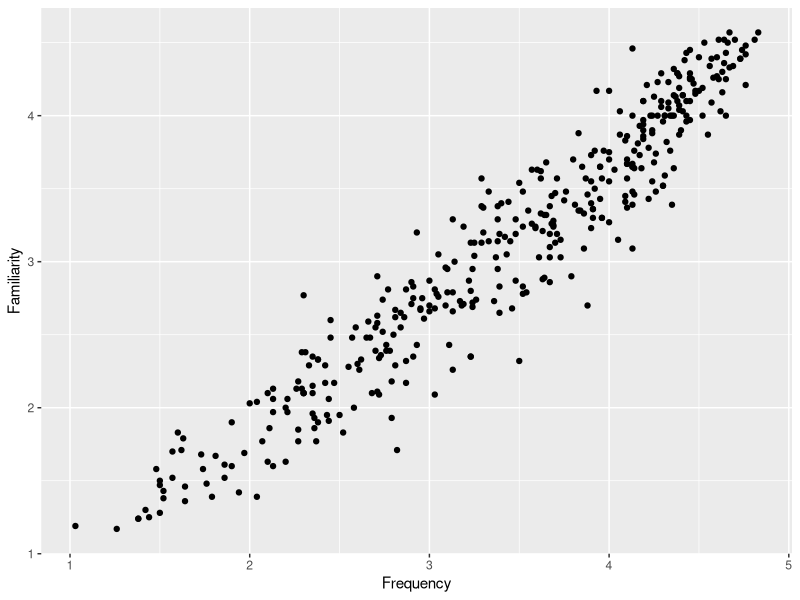
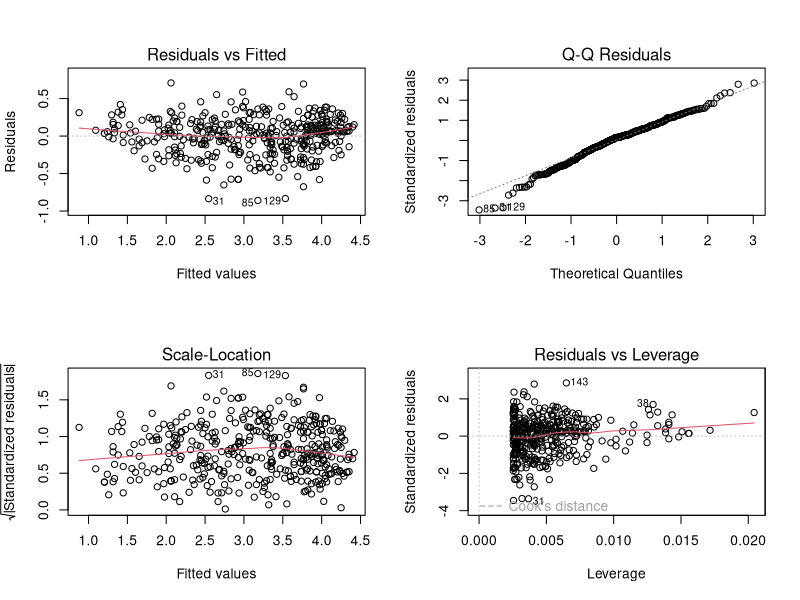
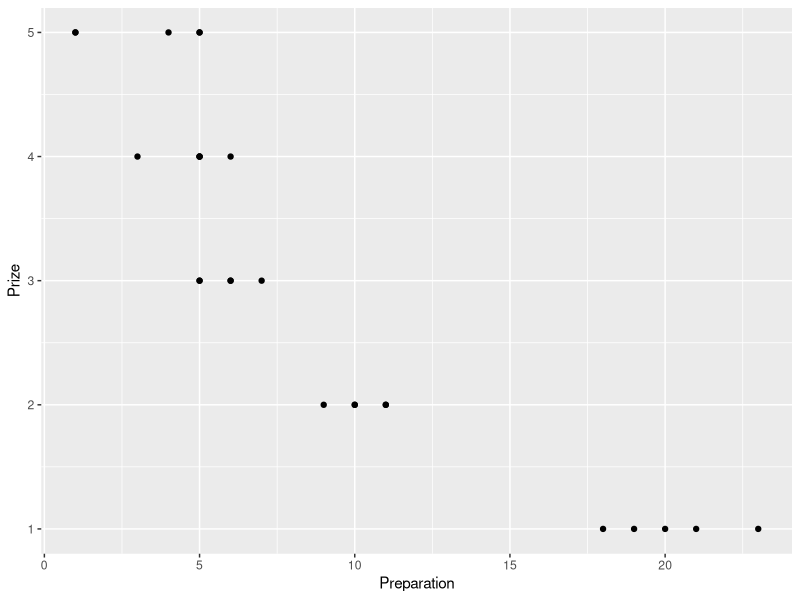
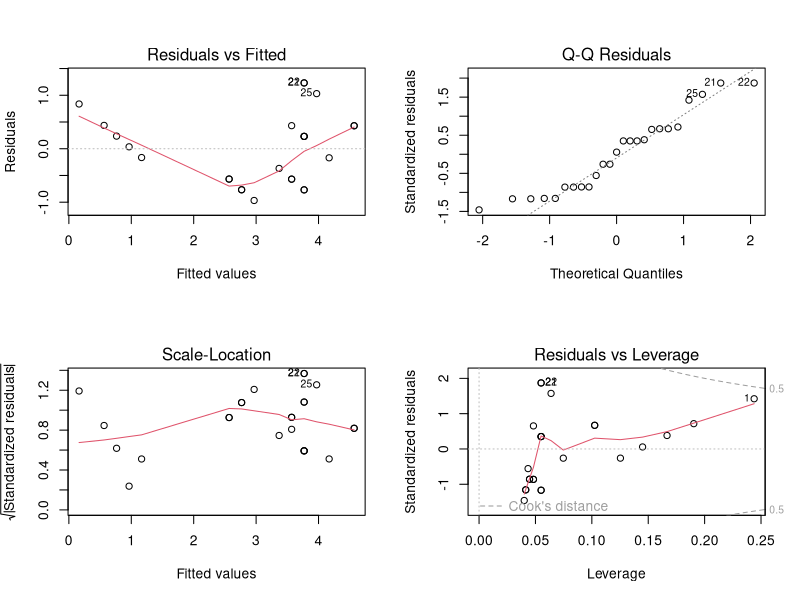
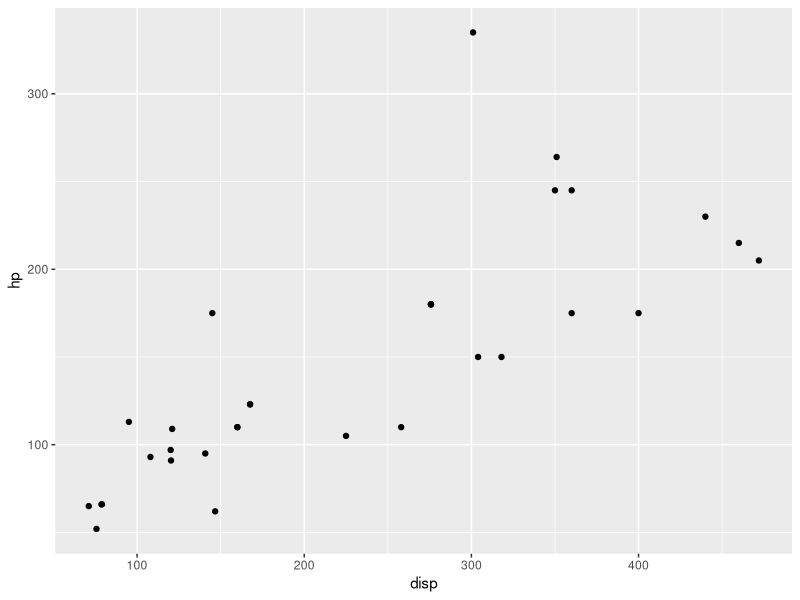
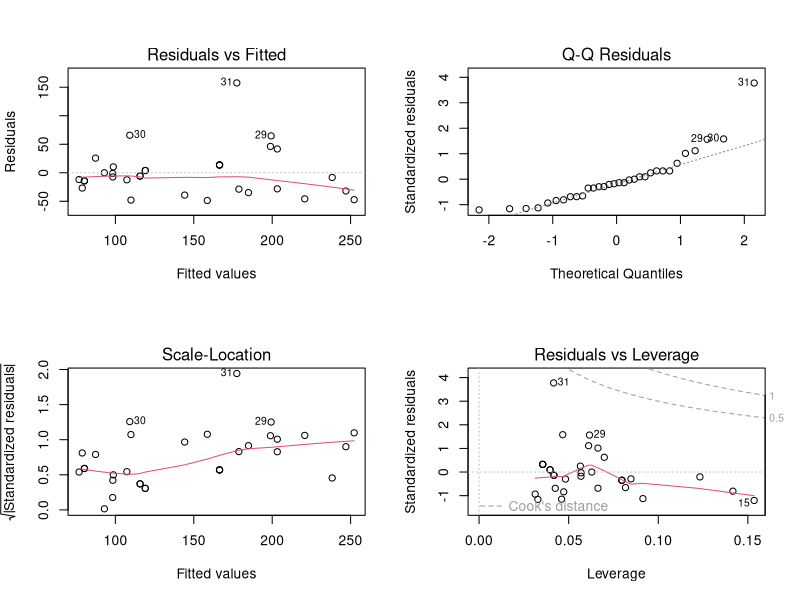
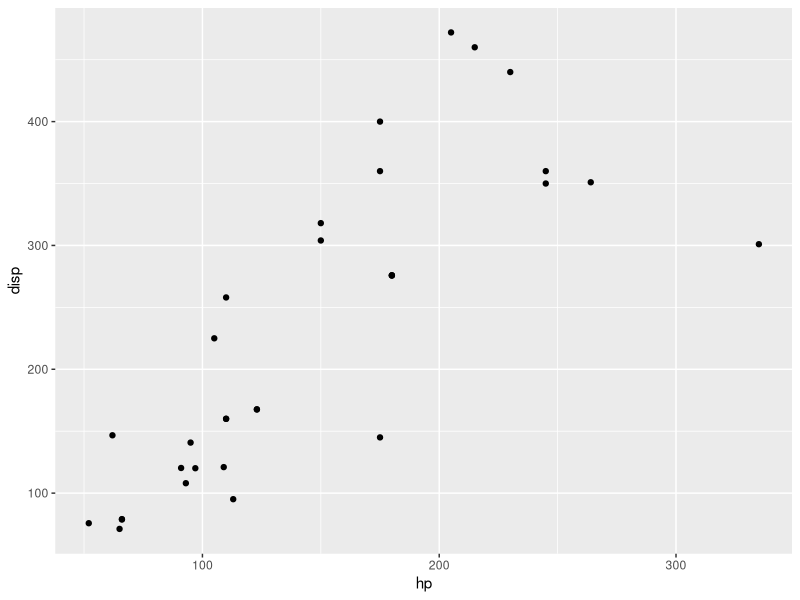
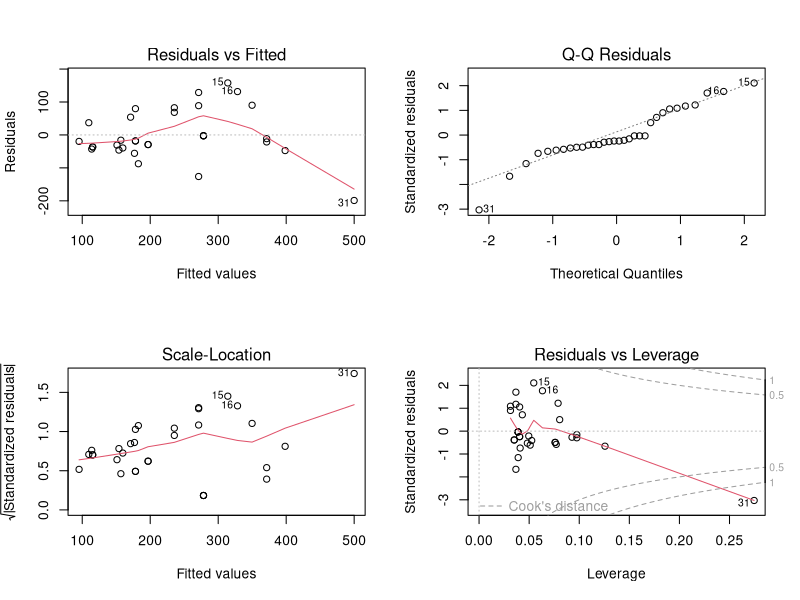

Source code (R) for these figures, in order:
library(ggplot2)
library(car)

setwd("~/Documents/RU/Sem2/Statistics/Week7")


###1 Load in the data from Idiom_use_data.csv. 
#This spreadsheet contains information regarding Dutch idioms--word sequences such as "tegen de lamp lopen", which have both a literal meaning (walk into the lamp) and a figurative one (get caught). 
#Specifically, participants in a study provided ratings for how frequent/common they thought the idioms were, and how familiar they were with the figurative meanings of the idioms. 
#Your job is to graph the data and perform a linear regression on it, predicting familiarity as a function of frequency. 
#What do the results tell you about the relationship between familiarity and frequency ratings? 
#Make sure to check model assumptions and look for high-leverage and highly influential points. 
#Are there any problems with these things?
idiom = read.table("Idiom_use_data.csv", sep="\t", header=TRUE, comment.char="", quote="")
head(idiom)
summary(idiom)

linearModel <- lm(Familiarity ~ Frequency, data = idiom)
summary(linearModel)
#b0 = -0.08 with p = 0.102
#b1 = 0.93 with p < 2e-16
#the F-test has a p < 2.2e-16
#Both the test for b1 and the F-test return a p < 0.05 so we do have some evidence this models is a good fit

#ASSUMPTIONS
ggplot(idiom, aes(Frequency, Familiarity)) + geom_point()
#the data has a linear shape; the linearity assumption is not violated

#the data has ratio/interval variables and does not use cathegories. Therefore the variable assumption is not violated

durbinWatsonTest(linearModel)
#dw-test has a p-value of <0.05 so we can assume that there is significant autocorrelation

par(mfrow = c(2,2))
plot(linearModel)
#the data is alsmost normal distributed. At the start of the line it violated normality and at the end there is a small deviation from the line.
#the homoscedascity assumption gets violated a little bit as there are more data points to the right then to the left
#there are no highly influential points, not datapoints have a Cook's distance of > 1
#the are some high-leverage points, but no outliers as the they do not deviate a lot from the general trend of the data


###2 Load in the data from Science_fair.csv. 
#This spreadsheet contains the results from a competition at a school science fair. 
#Students were awarded first (winner) through fifth places for their science fair projects. 
#Many students can "tie" (be awarded the same place). 
#Again, plot the data and perform a regression predicting students' places as a function of how much time they spent preparing their project. 
#Discuss the results. 
#You should also examine whether this data and model violate any assumptions, and whether there are problematic data points.
science_fair = read.table("Science_fair.csv", sep="\t", header=TRUE, comment.char="", quote="")
head(science_fair)
summary(science_fair)

linearModel2 <- lm(Prize ~ Preparation, data = science_fair)
summary(linearModel2)
#b0 = 4.77 with p = 3.15e-16
#b1 = 0.93 with p = 3.05e-9
#the F-test has a p = 3.055e-09
#the tests for b1,b2 and the F-test return a p < 0.05 so we do have evidence this models is a good fit

#ASSUMPTIONS
ggplot(science_fair, aes(Preparation, Prize)) + geom_point()
#the data does not have a linear shape, there is a big deviation from the trend in the bottom, right corner; the linearity assumption is violated

#the data has a cathegorical variable, Prize. Therefore the variable assumption is violated

durbinWatsonTest(linearModel2)
#dw-test has a p = 0 so we can assume that there is significant autocorrelation

par(mfrow = c(2,2))
plot(linearModel2)
#the data is almost normal distributed. At the start of the line it violated normality and the datapoints do not line up perfectly.
#the homoscedascity assumption gets violated a little bit as there are more data points to the right then to the left
#there are no highly influential points, not datapoints have a Cook's distance of > 1
#the are some high-leverage points and outliers as the they seem to deviate from the general trend of the data











###3 Load in the data from mtcars.csv. 
#This spreadsheet contains various pieces information about different cars, from engine size to fuel efficiency to performance. 
#We are interested in the variables "hp" (horsepower--that is, how powerful a car's engine is) and "disp" (displacement--that is, how large the engine is). 
#Plot these two variables against each other and perform a regression predicting horsepower as a function of displacement. 
#Discuss the results. 
#Also check assumptions. Are any violated? Are there problematic data points?
cars = read.table("mtcars.csv", sep="\t", header=TRUE, comment.char="", quote="")
head(cars)
summary(cars)

linearModel3 <- lm(hp ~ disp, data = cars)
summary(linearModel3)
#b0 = 45.74 with p = 0.00811
#b1 = 0.44 with p = 7.14e-08
#the F-test has a p < 7.143e-08
#the test for b1,b2 and the F-test return a p < 0.05 so we do have evidence this model is a good fit

#ASSUMPTIONS
ggplot(cars, aes(disp, hp)) + geom_point()
#the data has a broad linear shape; the linearity assumption is not violated, as there is not 'curvy' trend

#the data has ratio/interval variables and does not use cathegories. Therefore the variable assumption is not violated

durbinWatsonTest(linearModel3)
#dw-test has a p-value of 0.05 so we can assume that there is no significant autocorrelation

par(mfrow = c(2,2))
plot(linearModel3)
#the data is alsmost normal distributed. At the end there is a deviation from the line.
#the homoscedascity assumption does not get violated
#there are no highly influential points, not datapoints have a Cook's distance of > 1
#the are some high-leverage points, but no outliers as the they do not deviate a lot from the general trend of the data







###4 Using the same data as is 3, now perform a regression predicting displacement as a function of horsepower. 
#How is this model different from the one in 3? How is it the same? 
#What would be the predicted displacement of an engine that outputs 195 horsepower?
linearModel4 <- lm(disp ~ hp, data = cars)
summary(linearModel4)
#b0 = 20.99 with p = 0.525
#b1 = 1.43 with p = 7.14e-08
#the F-test has a p < 7.143e-08
#the test for b2 and the F-test return a p < 0.05 so we do have some evidence this model is a good fit

#ASSUMPTIONS
ggplot(cars, aes(hp, disp)) + geom_point()
#the data has a broad linear shape; the linearity assumption is not violated, as there is not 'curvy' trend

#the data has ratio/interval variables and does not use cathegories. Therefore the variable assumption is not violated

durbinWatsonTest(linearModel4)
#dw-test has a p-value of <0.05 so we can assume that there is significant autocorrelation

par(mfrow = c(2,2))
plot(linearModel4)
#the data is not normal distributed. There is some sort of wave going on
#the homoscedascity assumption gets violated as there are more data points to the left then to the right
#there are is a highly influential point that has a Cook's distance of > 1
#the are some high-leverage points, but no outliers as the they do not deviate a lot from the general trend of the data

x = 195
20.99+1.43*x #299.84







###5 Load in the data from Baseball.csv. 
#This spreadsheet contains various pieces of information about different players from this slow and boring American sport. 
#We are interested in two variables: "homeruns" (how many times they hit the ball beyond the outfield) and "hits" (total number of times hitting the ball). 
#Graph these two variables against each other and then run a regression predicting homeruns as a function of hits. Discuss the results. 
#Then, check assumptions and whether there are problematic data points.
baseball = read.table("Baseball.csv", sep="\t", header=TRUE, comment.char="", quote="")
head(baseball)
summary(baseball)

linearModel5 <- lm(homeruns ~ hits, data = baseball)
summary(linearModel5)
#b0 = -4.6 with p = 0.302
#b1 = 0.1 with p < 2e-16
#the F-test has a p < 2.2e-16
#the test for b2 and the F-test return a p < 0.05 so we do have some evidence this model is a good fit

#ASSUMPTIONS
ggplot(baseball, aes(hits, homeruns)) + geom_point()
#the data has a broad curved shape; the linearity assumption is violated, as there is a 'curvy' trend

#the data has ratio/interval variables and does not use cathegories. Therefore the variable assumption is not violated

durbinWatsonTest(linearModel5)
#dw-test has a p-value of <0.05 so we can assume that there is significant autocorrelation

par(mfrow = c(2,2))
plot(linearModel5)
#the data is alsmost normal distributed. At the start of the line it violated normality and at the end there is a deviation from the line.
#the homoscedascity assumption gets violated as there are much more data points to the left then to the right
#there is a highly influential point that has a Cook's distance of > 1
#the are some high-leverage points, but no outliers as the they do not deviate a lot from the general trend of the data


###6 Load in the data from Tooth_decay.csv. 
#This spreadsheet contains data about rate of tooth decay for different people, and how much toothpaste they typically use (in ml). 
#Graph the data and perform a regression that predicts tooth decay as a function of how much toothpaste is used by different people. 
#Examine assumptions. Are there any problematic data points? If there are, try removing them, perform the regression again, and discuss any changes in the results of the regression.
tooth_decay = read.table("Tooth_decay.csv", sep="\t", header=TRUE, comment.char="", quote="")
head(tooth_decay)
summary(tooth_decay)

linearModel6 <- lm(decay ~ toothpaste, data = tooth_decay)
summary(linearModel6)
#b0 = 4.62 with p = 6.19e-09
#b1 = -0.59 with p = 0.00835
#the F-test has a p < 0.008349
#the test for b1,b2 and the F-test return a p < 0.05 so we do have some evidence this model is a good fit

#ASSUMPTIONS
ggplot(tooth_decay, aes(toothpaste, decay)) + geom_point()
#the data has a broad cloud shape; the linearity assumption is violated, as there is no clear linear trend

#the data has ratio/interval variables and does not use cathegories. Therefore the variable assumption is not violated

durbinWatsonTest(linearModel6)
#dw-test has a p-value of 0.978 so we can assume that there is no significant autocorrelation

par(mfrow = c(2,2))
plot(linearModel6)
#the data is not normal distributed. There is some sort of wave going on.
#the homoscedascity assumption gets violated as there are much more data points to the right then to the left
#there is a highly influential point that has a Cook's distance of > 1
#the is a high-leverage point which is not a outlier as the point does not deviate from the general trend of the data


sorted <- sort(tooth_decay$toothpaste)
x <- sorted[length(sorted)]
tooth_decay <- subset(tooth_decay, toothpaste != x)

ggplot(tooth_decay, aes(toothpaste, decay)) + geom_point()
#the data is all over the place, no trend at all

linearModel7 <- lm(decay ~ toothpaste, data = tooth_decay)
summary(linearModel7)
#b0 = 3.7 with p = 1.08e-05
#b1 = -0.067 with p = 0.829
#the F-test has a p < 0.8293
#only the test for b1 returns a p < 0.05 so we do have reason to believe this models is not a good fit at all

#ASSUMPTIONS
ggplot(tooth_decay, aes(toothpaste, decay)) + geom_point()
#the data has a broad cloud shape; the linearity assumption is violated, as there is no clear linear trend

#the data has ratio/interval variables and does not use cathegories. Therefore the variable assumption is not violated

durbinWatsonTest(linearModel7)
#dw-test has a p-value of 0.52 so we can assume that there is no significant autocorrelation

par(mfrow = c(2,2))
plot(linearModel7)
#the data is normal distributed. There is a bit of deviation but not too much
#the homoscedascity assumption does not get violated as there seems to be an even spread of data points
#there is no highly influential point that has a Cook's distance of > 1
#the are no high-leverage points or outliers


